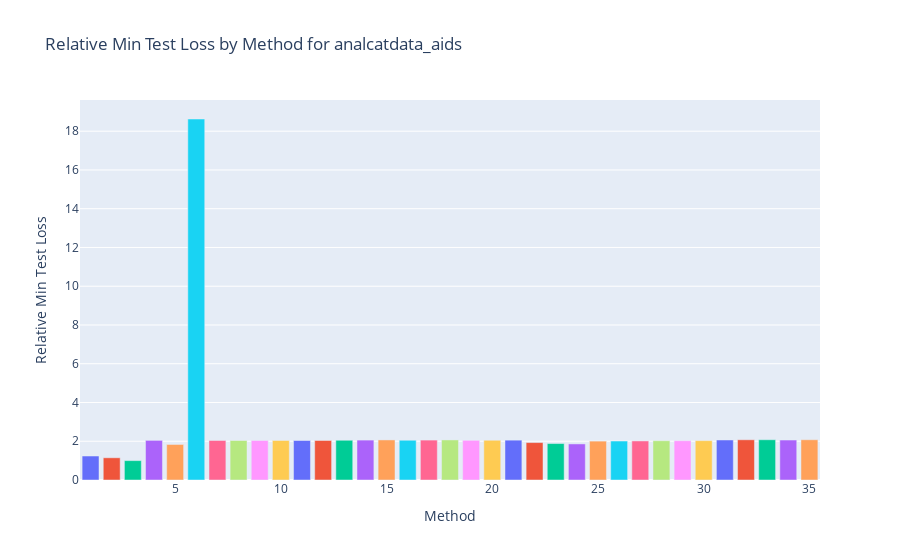
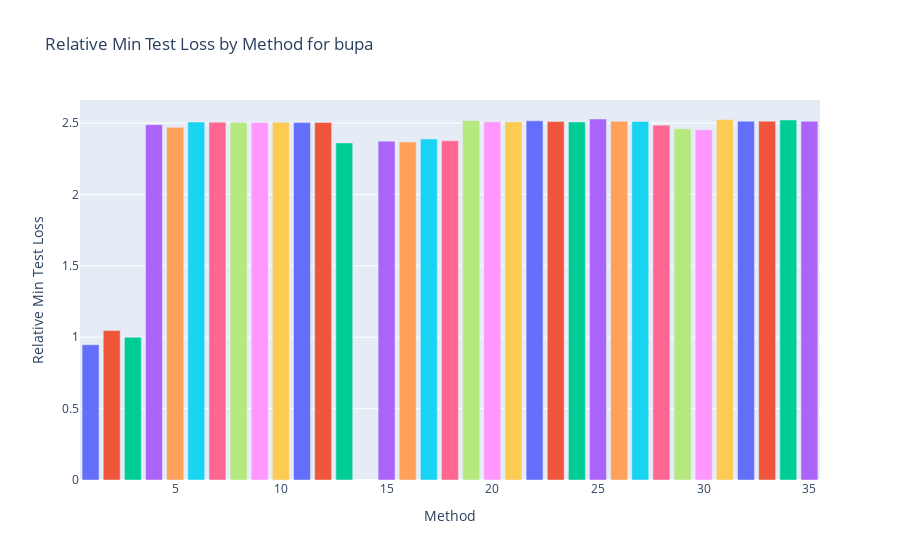
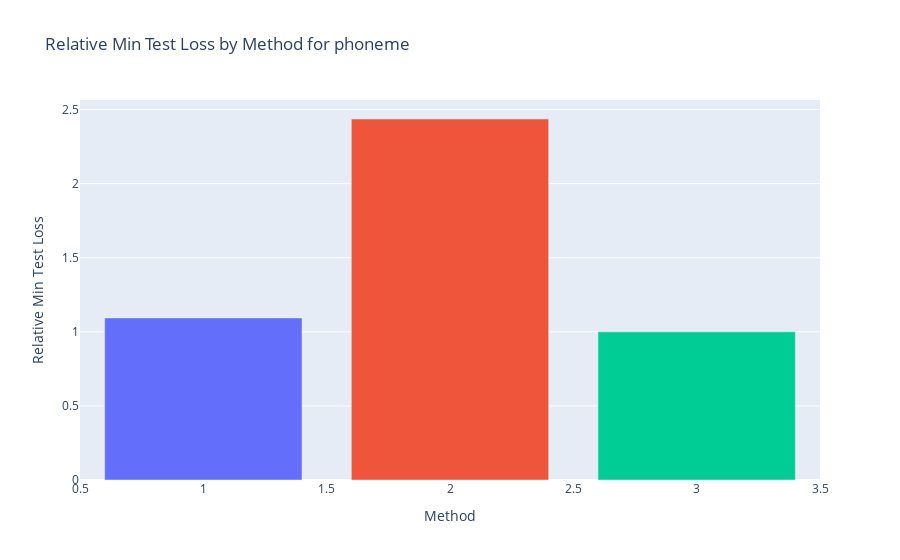
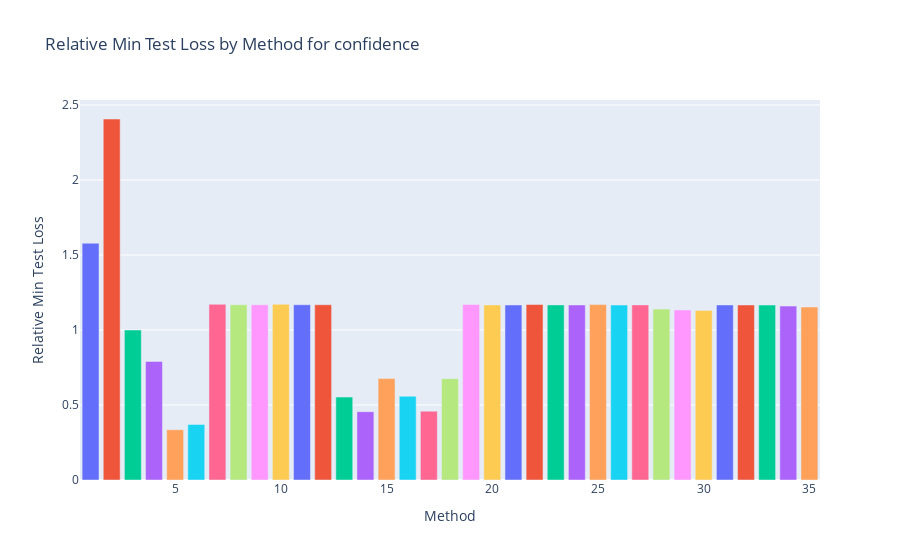

The notebook cell saved with these charts, in order:
### Code cell
import plotly.graph_objects as go
import plotly.express as px

colors = px.colors.qualitative.Plotly

colors = [*colors,*colors,*colors,*colors]

dataset_names = list(min_test_loss.keys())

for dataset_name in dataset_names:
    # Extract methods and corresponding test losses for the current dataset
    methods = list(relative_min_test_loss[dataset_name].keys())
    test_losses = [relative_min_test_loss[dataset_name][method] for method in methods]

    # Create a bar chart for the current dataset
    fig = go.Figure(data=[
        go.Bar(
            x=methods,
            y=test_losses,
            name=dataset_name,
            marker_color=colors[:len(methods)]  # Assign different colors to each bar
        )
    ])

    print(methods)
    
    # Customize the layout
    fig.update_layout(
        title=f'Relative Min Test Loss by Method for {dataset_name}',
        xaxis=dict(
            title='Method',
            #tickmode='array',
            #tickvals=list(range(len(methods))),
            #ticktext=methods
        ),
        yaxis=dict(
            title='Relative Min Test Loss'
        ),
        legend_title=dataset_name
        # Additional customizations can be added here
    )

    # Show the plot
    fig.show()

### Figure 1 — Plotly figure (JSON) as saved in the notebook; plotly's stock layout.template omitted (floating-point values rounded to 4 significant figures)
{"data": [{"marker": {"color": ["#636EFA", "#EF553B", "#00CC96", "#AB63FA", "#FFA15A", "#19D3F3", "#FF6692", "#B6E880", "#FF97FF", "#FECB52", "#636EFA", "#EF553B", "#00CC96", "#AB63FA", "#FFA15A", "#19D3F3", "#FF6692", "#B6E880", "#FF97FF", "#FECB52", "#636EFA", "#EF553B", "#00CC96", "#AB63FA", "#FFA15A", "#19D3F3", "#FF6692", "#B6E880", "#FF97FF", "#FECB52", "#636EFA", "#EF553B", "#00CC96", "#AB63FA", "#FFA15A"]}, "name": "analcatdata_aids", "type": "bar", "x": [1, 2, 3, 4, 5, 6, 7, 8, 9, 10, 11, 12, 13, 14, 15, 16, 17, 18, 19, 20, 21, 22, 23, 24, 25, 26, 27, 28, 29, 30, 31, 32, 33, 34, 35], "y": [1.237, 1.146, 1, 2.045, 1.833, 18.63, 2.039, 2.038, 2.039, 2.039, 2.038, 2.039, 2.051, 2.059, 2.068, 2.051, 2.059, 2.068, 2.048, 2.051, 2.056, 1.932, 1.881, 1.862, 2.007, 2.011, 2.016, 2.026, 2.027, 2.031, 2.065, 2.075, 2.077, 2.062, 2.077]}], "layout": {"legend": {"title": {"text": "analcatdata_aids"}}, "title": {"text": "Relative Min Test Loss by Method for analcatdata_aids"}, "xaxis": {"title": {"text": "Method"}}, "yaxis": {"title": {"text": "Relative Min Test Loss"}}}}

### Figure 2 — Plotly figure (JSON) as saved in the notebook; plotly's stock layout.template omitted (floating-point values rounded to 4 significant figures)
{"data": [{"marker": {"color": ["#636EFA", "#EF553B", "#00CC96", "#AB63FA", "#FFA15A", "#19D3F3", "#FF6692", "#B6E880", "#FF97FF", "#FECB52", "#636EFA", "#EF553B", "#00CC96", "#AB63FA", "#FFA15A", "#19D3F3", "#FF6692", "#B6E880", "#FF97FF", "#FECB52", "#636EFA", "#EF553B", "#00CC96", "#AB63FA", "#FFA15A", "#19D3F3", "#FF6692", "#B6E880", "#FF97FF", "#FECB52", "#636EFA", "#EF553B", "#00CC96", "#AB63FA"]}, "name": "bupa", "type": "bar", "x": [1, 2, 3, 4, 5, 6, 7, 8, 9, 10, 11, 12, 13, 15, 16, 17, 18, 19, 20, 21, 22, 23, 24, 25, 26, 27, 28, 29, 30, 31, 32, 33, 34, 35], "y": [0.9473, 1.046, 1, 2.488, 2.469, 2.506, 2.505, 2.503, 2.503, 2.505, 2.503, 2.503, 2.36, 2.373, 2.367, 2.388, 2.376, 2.517, 2.508, 2.508, 2.515, 2.51, 2.507, 2.528, 2.512, 2.511, 2.485, 2.46, 2.453, 2.524, 2.513, 2.512, 2.521, 2.512]}], "layout": {"legend": {"title": {"text": "bupa"}}, "title": {"text": "Relative Min Test Loss by Method for bupa"}, "xaxis": {"title": {"text": "Method"}}, "yaxis": {"title": {"text": "Relative Min Test Loss"}}}}

### Figure 3 — Plotly figure (JSON) as saved in the notebook; plotly's stock layout.template omitted (floating-point values rounded to 4 significant figures)
{"data": [{"marker": {"color": ["#636EFA", "#EF553B", "#00CC96"]}, "name": "phoneme", "type": "bar", "x": [1, 2, 3], "y": [1.094, 2.436, 1]}], "layout": {"legend": {"title": {"text": "phoneme"}}, "title": {"text": "Relative Min Test Loss by Method for phoneme"}, "xaxis": {"title": {"text": "Method"}}, "yaxis": {"title": {"text": "Relative Min Test Loss"}}}}

### Figure 4 — Plotly figure (JSON) as saved in the notebook; plotly's stock layout.template omitted (floating-point values rounded to 4 significant figures)
{"data": [{"marker": {"color": ["#636EFA", "#EF553B", "#00CC96", "#AB63FA", "#FFA15A", "#19D3F3", "#FF6692", "#B6E880", "#FF97FF", "#FECB52", "#636EFA", "#EF553B", "#00CC96", "#AB63FA", "#FFA15A", "#19D3F3", "#FF6692", "#B6E880", "#FF97FF", "#FECB52", "#636EFA", "#EF553B", "#00CC96", "#AB63FA", "#FFA15A", "#19D3F3", "#FF6692", "#B6E880", "#FF97FF", "#FECB52", "#636EFA", "#EF553B", "#00CC96", "#AB63FA", "#FFA15A"]}, "name": "confidence", "type": "bar", "x": [1, 2, 3, 4, 5, 6, 7, 8, 9, 10, 11, 12, 13, 14, 15, 16, 17, 18, 19, 20, 21, 22, 23, 24, 25, 26, 27, 28, 29, 30, 31, 32, 33, 34, 35], "y": [1.578, 2.407, 1, 0.7905, 0.335, 0.3704, 1.171, 1.168, 1.168, 1.171, 1.168, 1.168, 0.5529, 0.4555, 0.676, 0.5584, 0.459, 0.6759, 1.17, 1.167, 1.167, 1.17, 1.167, 1.167, 1.169, 1.166, 1.167, 1.14, 1.134, 1.13, 1.167, 1.167, 1.167, 1.16, 1.153]}], "layout": {"legend": {"title": {"text": "confidence"}}, "title": {"text": "Relative Min Test Loss by Method for confidence"}, "xaxis": {"title": {"text": "Method"}}, "yaxis": {"title": {"text": "Relative Min Test Loss"}}}}
